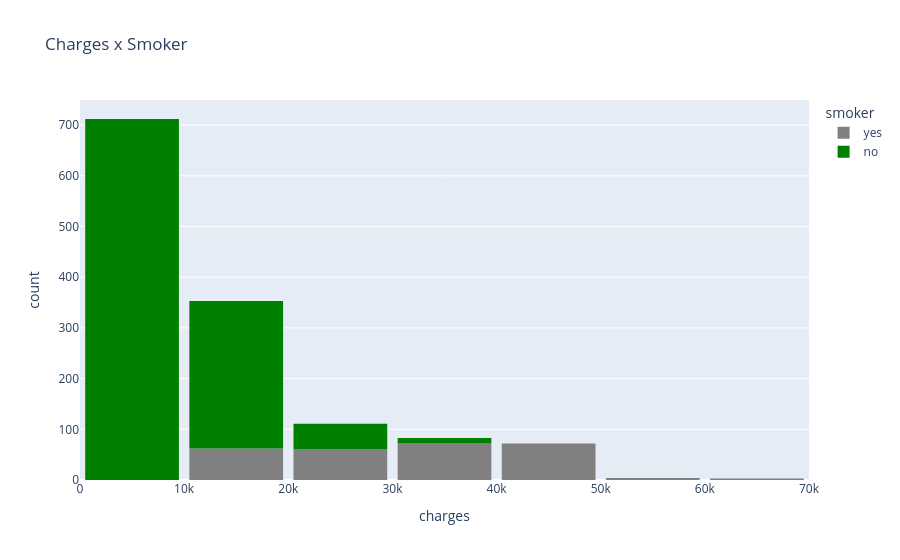

The cell this chart's notebook holds for it:
### Markdown cell above
To correctly analyse this, we must compare smokers and non-smokers

### Code cell
fig3 = px.histogram(data_frame=df,
                    x='charges',
                    title='Charges x Smoker',
                    color='smoker',
                    nbins=k,
                    color_discrete_sequence=['grey','green'])
fig3.update_layout(bargap=0.1)
fig3.show()

### Figure 1 — Plotly figure (JSON) as saved in the notebook; plotly's stock layout.template omitted (floating-point values rounded to 4 significant figures; data arrays with more than 128 entries replaced by an {"elided": "..."} marker saying what was removed)
{"data": [{"bingroup": "x", "hovertemplate": "smoker=yes<br>charges=%{x}<br>count=%{y}<extra></extra>", "legendgroup": "yes", "marker": {"color": "grey", "pattern": {"shape": ""}}, "name": "yes", "nbinsx": 11, "orientation": "v", "showlegend": true, "type": "histogram", "x": {"elided": "274 float values"}, "xaxis": "x", "yaxis": "y"}, {"bingroup": "x", "hovertemplate": "smoker=no<br>charges=%{x}<br>count=%{y}<extra></extra>", "legendgroup": "no", "marker": {"color": "green", "pattern": {"shape": ""}}, "name": "no", "nbinsx": 11, "orientation": "v", "showlegend": true, "type": "histogram", "x": {"elided": "1064 float values"}, "xaxis": "x", "yaxis": "y"}], "layout": {"bargap": 0.1, "barmode": "relative", "legend": {"title": {"text": "smoker"}, "tracegroupgap": 0}, "title": {"text": "Charges x Smoker"}, "xaxis": {"anchor": "y", "domain": [0, 1], "title": {"text": "charges"}}, "yaxis": {"anchor": "x", "domain": [0, 1], "title": {"text": "count"}}}}
